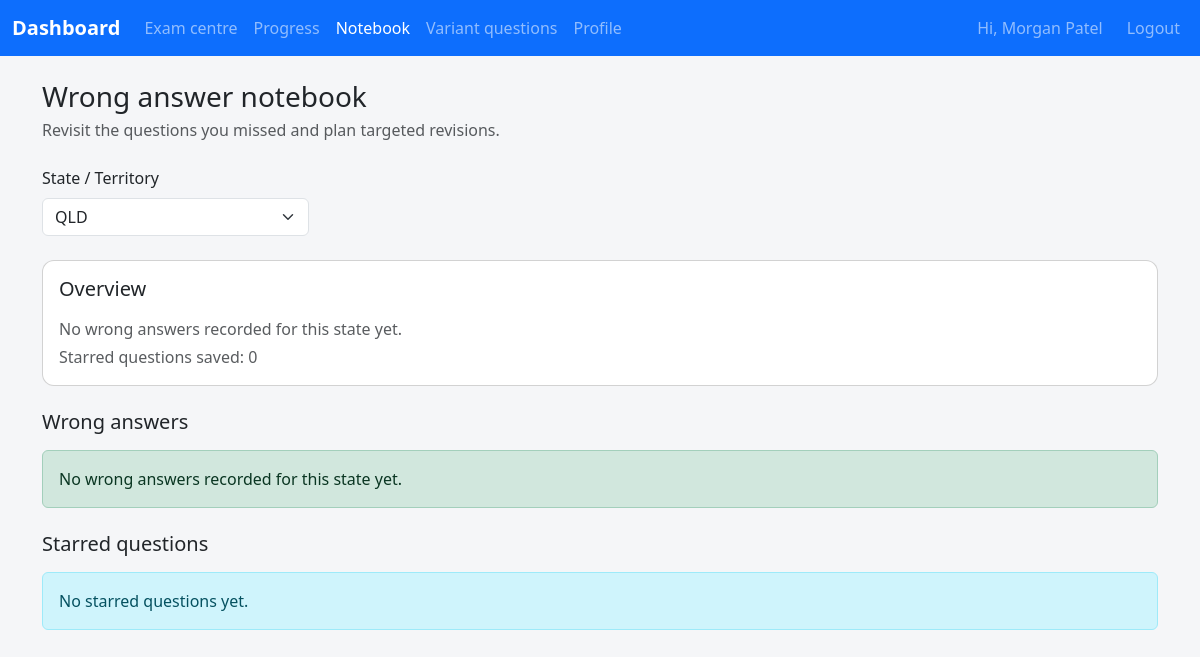
The app's page /student/notebook?state=QLD&page=5 (signed in), older data.
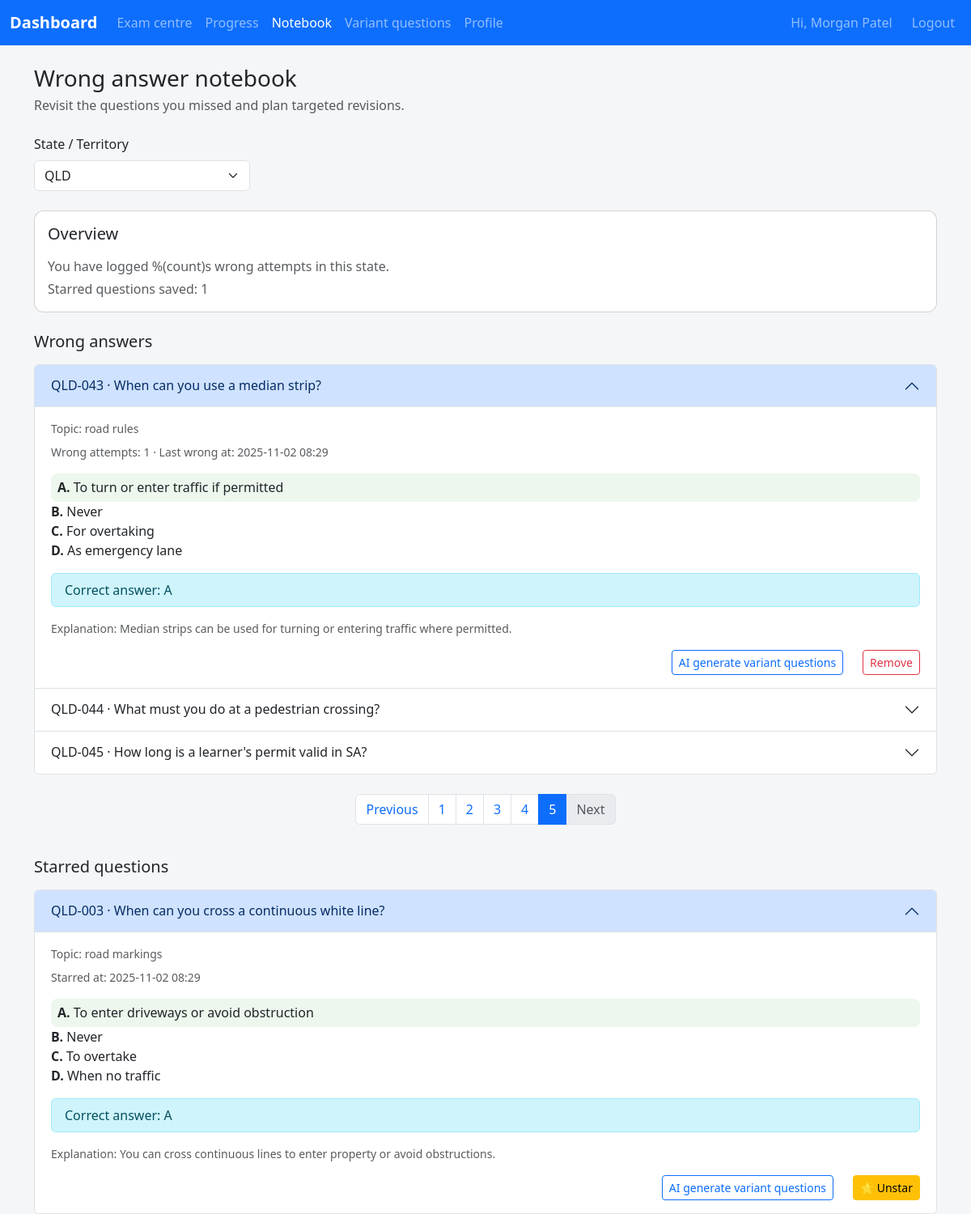
The same page, newer data.
### app/models.py (models this page shows)
class NotebookEntry(db.Model):
    __tablename__ = "notebook_entries"
    id = db.Column(db.Integer, primary_key=True)
    student_id = db.Column(db.Integer, db.ForeignKey("students.id"), nullable=False)
    question_id = db.Column(db.Integer, db.ForeignKey("questions.id"), nullable=False)
    state = db.Column(db.String(10), nullable=False)
    wrong_count = db.Column(db.Integer, nullable=False, default=0)
    last_wrong_at = db.Column(db.DateTime)
    student = db.relationship("Student", back_populates="notebook_entries")
    question = db.relationship("Question")
    __table_args__ = (
        UniqueConstraint("student_id", "question_id", "state", name="uq_notebook_scope"),
    )

class Question(db.Model):
    __tablename__ = "questions"
    id = db.Column(db.Integer, primary_key=True)
    qid = db.Column(db.String(50), nullable=False)
    prompt = db.Column(db.Text, nullable=False)
    language = db.Column(db.String(20), nullable=False, default="ENGLISH")
    state_scope = db.Column(db.String(10), nullable=False, default="ALL")
    topic = db.Column(db.String(120), nullable=False, default="general")
    option_a = db.Column(db.String(255), nullable=False, default="Option A")
    option_b = db.Column(db.String(255), nullable=False, default="Option B")
    option_c = db.Column(db.String(255), nullable=False, default="Option C")
    option_d = db.Column(db.String(255), nullable=False, default="Option D")
    correct_option = db.Column(db.String(1), nullable=False, default="A")
    explanation = db.Column(db.Text, nullable=False, default="")
    image_url = db.Column(db.String(500))
    __table_args__ = (
        UniqueConstraint(
            "qid", "state_scope", "language", name="uq_question_qid_state_language"
        ),
    )

class StarredQuestion(db.Model):
    __tablename__ = "starred_questions"
    id = db.Column(db.Integer, primary_key=True)
    student_id = db.Column(db.Integer, db.ForeignKey("students.id"), nullable=False)
    question_id = db.Column(db.Integer, db.ForeignKey("questions.id"), nullable=False)
    created_at = db.Column(db.DateTime, default=datetime.utcnow, nullable=False)
    student = db.relationship("Student", back_populates="starred_questions")
    question = db.relationship("Question")
    __table_args__ = (
        UniqueConstraint("student_id", "question_id", name="uq_starred_student_question"),
    )

### app/student/routes.py (the view)
@student_bp.route("/notebook")
@login_required
def notebook():
    student = _current_student()
    if not student:
        return _redirect_non_students()
    def _normalise(code: str | None) -> str:
        return (code or "").strip().upper()
    requested_state = _normalise(request.args.get("state"))
    page = request.args.get("page", default=1, type=int) or 1
    page = max(page, 1)
    per_page = 10
    progress_records = (
        StudentStateProgress.query.with_entities(
            func.upper(StudentStateProgress.state).label("state"),
            StudentStateProgress.last_active_at,
        )
        .filter_by(student_id=student.id)
        .order_by(StudentStateProgress.last_active_at.desc())
        .all()
    )
    available_states: list[str] = []
    seen: set[str] = set()
    for state_code, _last_active in progress_records:
        code = _normalise(state_code)
        if code and code not in seen:
            available_states.append(code)
            seen.add(code)
    current_state = _normalise(student.state)
    if current_state and current_state not in seen:
        available_states.insert(0, current_state)
        seen.add(current_state)
    selected_state = requested_state if requested_state in seen else None
    if not selected_state and available_states:
        selected_state = available_states[0]
    entries = []
    total_wrong = 0
    starred_entries: list[StarredQuestion] = []
    total_entries = 0
    total_pages = 1
    if selected_state:
        base_query = (
            NotebookEntry.query.filter_by(student_id=student.id, state=selected_state)
            .join(NotebookEntry.question)
        )
        total_entries = base_query.count()
        if total_entries:
            total_pages = max(1, ceil(total_entries / per_page))
            page = min(page, total_pages)
        else:
            page = 1
            total_pages = 1
        entries = (
            base_query.order_by(NotebookEntry.last_wrong_at.desc().nullslast())
            .limit(per_page)
            .offset((page - 1) * per_page)
            .all()
        )
        total_wrong = (
            db.session.query(func.coalesce(func.sum(NotebookEntry.wrong_count), 0))
            .filter_by(student_id=student.id, state=selected_state)
            .scalar()
            or 0
        )
        total_wrong = int(total_wrong)
        starred_query = (
            StarredQuestion.query.filter_by(student_id=student.id)
            .join(StarredQuestion.question)
            .filter(
                (Question.state_scope == "ALL")
                | (Question.state_scope == selected_state)
            )
            .order_by(StarredQuestion.created_at.desc())
        )
        starred_entries = starred_query.all()
    return render_template(
        "student/notebook.html",
        available_states=available_states,
        selected_state=selected_state,
        entries=entries,
        total_wrong=total_wrong,
        starred_entries=starred_entries,
        page=page,
        total_pages=total_pages,
        total_entries=total_entries,
        per_page=per_page,
    )

### app/templates/student/notebook.html (shortened to what the changed rows need)
{% extends "base.html" %}
{% block content %}
<div class="d-flex flex-column flex-md-row align-items-md-center justify-content-between gap-3 mb-4">
    <div>
        <h1 class="h3 mb-1">{{ _('Wrong answer notebook') }}</h1>
    </div>
</div>
{% if not selected_state %}
<div class="alert alert-info" role="alert">{{ _('Select a state to review your notebook.') }}</div>
{% else %}
<div class="card mb-4">
    <div class="card-body">
        <h2 class="h5 mb-3">{{ _('Overview') }}</h2>
        {% if entries %}
        <p class="text-muted mb-1">
            {{ _('You have logged %(count)s wrong attempts in this state.', count=total_wrong) }}
        </p>
        {% else %}
        <p class="text-muted mb-1">
            {{ _('No wrong answers recorded for this state yet.') }}
        </p>
        {% endif %}
        <p class="text-muted mb-0">{{ _('Starred questions saved') }}: {{ starred_entries|length }}</p>
    </div>
</div>
<div class="row g-4">
    <div class="col-12">
        <h2 class="h5 mb-3">{{ _('Wrong answers') }}</h2>
        {% if entries %}
        <div class="accordion" id="wrongNotebook">
            {% for entry in entries %}
            <div class="accordion-item">
                <h2 class="accordion-header" id="wrongHeading{{ entry.id }}">
                    <button
                            class="accordion-button {% if not loop.first %}collapsed{% endif %}"
                            type="button"
                            data-bs-toggle="collapse"
                            data-bs-target="#wrongCollapse{{ entry.id }}"
                            aria-expanded="{{ 'true' if loop.first else 'false' }}"
                            aria-controls="wrongCollapse{{ entry.id }}"
                    >
                        {{ entry.question.qid }} · {{ entry.question.prompt|striptags|truncate(120) }}
                    </button>
                </h2>
                <div id="wrongCollapse{{ entry.id }}"
                     class="accordion-collapse collapse {% if loop.first %}show{% endif %}"
                     aria-labelledby="wrongHeading{{ entry.id }}"
                     data-bs-parent="#wrongNotebook">
                    <div class="accordion-body">
                        <p class="text-muted small mb-2">{{ _('Topic') }}: {{ entry.question.topic }}</p>
                        <p class="text-muted small mb-3">
                            {{ _('Wrong attempts') }}: {{ entry.wrong_count }} ·
                            {{ _('Last wrong at') }}:
                            {{ entry.last_wrong_at.strftime('%Y-%m-%d %H:%M') if entry.last_wrong_at else _('Never') }}
                        </p>
                        <ul class="list-unstyled mb-3 options-list">
                            <li {% if entry.question.correct_option == 'A' %}class="correct"{% endif %}><strong>A.</strong> {{ entry.question.option_a }}</li>
                            <li {% if entry.question.correct_option == 'B' %}class="correct"{% endif %}><strong>B.</strong> {{ entry.question.option_b }}</li>
                            <li {% if entry.question.correct_option == 'C' %}class="correct"{% endif %}><strong>C.</strong> {{ entry.question.option_c }}</li>
                            <li {% if entry.question.correct_option == 'D' %}class="correct"{% endif %}><strong>D.</strong> {{ entry.question.option_d }}</li>
                        </ul>
                        <div class="alert alert-info py-2 mb-3">
                            {{ _('Correct answer') }}: {{ entry.question.correct_option }}
                        </div>
                        {% if entry.question.explanation %}
                        <p class="text-muted small mb-3">
                            {{ _('Explanation') }}: {{ entry.question.explanation }}
                        </p>
                        {% endif %}
                        <div class="d-flex justify-content-end gap-4">
                            <a class="btn btn-sm btn-outline-primary"
                               href="{{ url_for('student.variant', question=entry.question.id) }}">
                                {{ _('AI generate variant questions') }}
                            </a>
                            <form method="post"
                                  action="{{ url_for('student.remove_notebook_entry', question_id=entry.question.id) }}"
                                  onsubmit="return confirm('{{ _('Remove this item from the notebook?') }}');">
                                <button type="submit" class="btn btn-sm btn-outline-danger">
                                    {{ _('Remove') }}
                                </button>
                            </form>
                        </div>
                    </div>
                </div>
            </div>
            {% endfor %}
        </div>
        {% if total_pages > 1 %}
        <nav class="mt-4" aria-label="{{ _('Wrong notebook pagination') }}">
            <ul class="pagination justify-content-center">
                <li class="page-item {% if page <= 1 %}disabled{% endif %}">
                    <a class="page-link"
                       href="{{ url_for('student.notebook', state=selected_state, page=page - 1 if page > 1 else 1) }}"
                       aria-label="{{ _('Previous page') }}"
                    >{{ _('Previous') }}</a>
                </li>
                {% for number in range(1, total_pages + 1) %}
                <li class="page-item {% if number == page %}active{% endif %}">
                    <a class="page-link"
                       href="{{ url_for('student.notebook', state=selected_state, page=number) }}"
                    >{{ number }}</a>
                </li>
                {% endfor %}
                <li class="page-item {% if page >= total_pages %}disabled{% endif %}">
                    <a class="page-link"
                       href="{{ url_for('student.notebook', state=selected_state, page=page + 1 if page < total_pages else total_pages) }}"
                       aria-label="{{ _('Next page') }}"
                    >{{ _('Next') }}</a>
                </li>
            </ul>
        </nav>
        {% endif %}
        {% else %}
        <div class="alert alert-success mb-0">{{ _('No wrong answers recorded for this state yet.') }}</div>
        {% endif %}
    </div>
    <div class="col-12">
        <h2 class="h5 mb-3">{{ _('Starred questions') }}</h2>
        {% if starred_entries %}
        <div class="accordion" id="starredNotebook">
            {% for entry in starred_entries %}
            <div class="accordion-item">
                <h2 class="accordion-header" id="starHeading{{ loop.index }}">
                    <button
                            class="accordion-button {% if not loop.first %}collapsed{% endif %}"
                            type="button"
                            data-bs-toggle="collapse"
                            data-bs-target="#starCollapse{{ loop.index }}"
                            aria-expanded="{{ 'true' if loop.first else 'false' }}"
                            aria-controls="starCollapse{{ loop.index }}"
                    >
                        {{ entry.question.qid }} · {{ entry.question.prompt|striptags|truncate(120) }}
                    </button>
                </h2>
                <div id="starCollapse{{ loop.index }}"
                     class="accordion-collapse collapse {% if loop.first %}show{% endif %}"
                     aria-labelledby="starHeading{{ loop.index }}"
                     data-bs-parent="#starredNotebook">
                    <div class="accordion-body">
                        <p class="text-muted small mb-2">{{ _('Topic') }}: {{ entry.question.topic }}</p>
                        <p class="text-muted small mb-3">{{ _('Starred at') }}: {{ entry.created_at.strftime('%Y-%m-%d %H:%M') }}</p>
                        <ul class="list-unstyled mb-3 options-list">
                            <li {% if entry.question.correct_option == 'A' %}class="correct"{% endif %}><strong>A.</strong> {{ entry.question.option_a }}</li>
                            <li {% if entry.question.correct_option == 'B' %}class="correct"{% endif %}><strong>B.</strong> {{ entry.question.option_b }}</li>
                            <li {% if entry.question.correct_option == 'C' %}class="correct"{% endif %}><strong>C.</strong> {{ entry.question.option_c }}</li>
                            <li {% if entry.question.correct_option == 'D' %}class="correct"{% endif %}><strong>D.</strong> {{ entry.question.option_d }}</li>
                        </ul>
                        <div class="alert alert-info py-2 mb-3">
                            {{ _('Correct answer') }}: {{ entry.question.correct_option }}
                        </div>
                        {% if entry.question.explanation %}
                        <p class="text-muted small mb-3">{{ _('Explanation') }}: {{ entry.question.explanation }}</p>
                        {% endif %}
                        <div class="d-flex justify-content-end gap-4 flex-wrap">
                            <a
                                class="btn btn-sm btn-outline-primary"
                                href="{{ url_for('student.variant', question=entry.question.id) }}"
                            >
                                {{ _('AI generate variant questions') }}
                            </a>
                            <form method="post" action="{{ url_for('student.toggle_star', question_id=entry.question.id) }}">
                                <button type="submit" class="btn btn-sm btn-warning">⭐ {{ _('Unstar') }}</button>
                            </form>
                        </div>
                    </div>
                </div>
            </div>
            {% endfor %}
        </div>
        {% else %}
        <div class="alert alert-info mb-0">{{ _('No starred questions yet.') }}</div>
        {% endif %}
    </div>
</div>
{% endif %}
{% endblock %}

Row changes from the older to the newer data that the page shows:
now on this page (row edited): NotebookEntry: question.qid "QLD-043", question.prompt "When can you use a median strip?", question.topic "road rules", wrong_count "1", last_wrong_at "2025-11-02 08:29", question.option_a "To turn or enter traffic if permitted", question.option_b "Never", question.option_c "For overtaking", question.option_d "As emergency lane", question.correct_option "A", question.explanation "Median strips can be used for turning or entering traffic where permitted."
now on this page (row edited): NotebookEntry: question.qid "QLD-044", question.prompt "What must you do at a pedestrian crossing?"
now on this page (row edited): NotebookEntry: question.qid "QLD-045", question.prompt "How long is a learner's permit valid in SA?"
now on this page (row edited): StarredQuestion: question.qid "QLD-003", question.prompt "When can you cross a continuous white line?", question.topic "road markings", created_at "2025-11-02 08:29", question.option_a "To enter driveways or avoid obstruction", question.option_b "Never", question.option_c "To overtake", question.option_d "When no traffic", question.correct_option "A", question.explanation "You can cross continuous lines to enter property or avoid obstructions."
Text that changed along with them:
{{ starred_entries|length }}: "0" → "1"
text no longer shown: "No wrong answers recorded for this state yet. No wrong answers recorded for this state yet. No starred questions yet."
text now shown: "You have logged %(count)s wrong attempts in this state. Previous Next"
new list line: "1"
new list line: "2"
new list line: "3"
new list line: "4"
new list line: "5"
